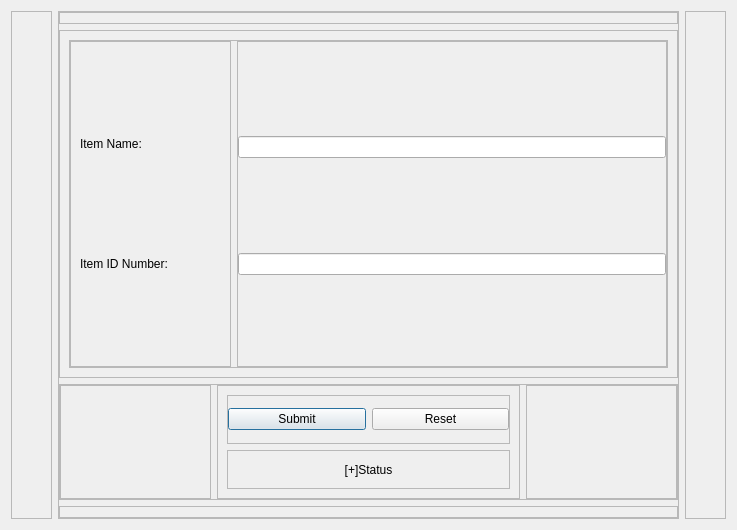
<?xml version="1.0" encoding="UTF-8"?>
<ui version="4.0">
 <class>Add_item</class>
 <widget class="QDialog" name="Add_item">
  <property name="geometry">
   <rect>
    <x>0</x>
    <y>0</y>
    <width>737</width>
    <height>530</height>
   </rect>
  </property>
  <property name="windowTitle">
   <string>Dialog</string>
  </property>
  <layout class="QHBoxLayout" name="horizontalLayout_5" stretch="1,15,1">
   <item>
    <widget class="QFrame" name="frame_12">
     <property name="frameShape">
      <enum>QFrame::StyledPanel</enum>
     </property>
     <property name="frameShadow">
      <enum>QFrame::Raised</enum>
     </property>
    </widget>
   </item>
   <item>
    <widget class="QFrame" name="frame_14">
     <property name="autoFillBackground">
      <bool>false</bool>
     </property>
     <property name="frameShape">
      <enum>QFrame::StyledPanel</enum>
     </property>
     <property name="frameShadow">
      <enum>QFrame::Raised</enum>
     </property>
     <layout class="QVBoxLayout" name="verticalLayout_2" stretch="1,30,10,1">
      <property name="leftMargin">
       <number>0</number>
      </property>
      <property name="topMargin">
       <number>0</number>
      </property>
      <property name="rightMargin">
       <number>0</number>
      </property>
      <property name="bottomMargin">
       <number>0</number>
      </property>
      <item>
       <widget class="QFrame" name="frame_5">
        <property name="frameShape">
         <enum>QFrame::StyledPanel</enum>
        </property>
        <property name="frameShadow">
         <enum>QFrame::Raised</enum>
        </property>
       </widget>
      </item>
      <item>
       <widget class="QFrame" name="frame_3">
        <property name="frameShape">
         <enum>QFrame::StyledPanel</enum>
        </property>
        <property name="frameShadow">
         <enum>QFrame::Raised</enum>
        </property>
        <layout class="QHBoxLayout" name="horizontalLayout" stretch="0">
         <item>
          <widget class="QFrame" name="frame">
           <property name="frameShape">
            <enum>QFrame::StyledPanel</enum>
           </property>
           <property name="frameShadow">
            <enum>QFrame::Raised</enum>
           </property>
           <layout class="QHBoxLayout" name="horizontalLayout_2" stretch="3,8">
            <property name="leftMargin">
             <number>0</number>
            </property>
            <property name="topMargin">
             <number>0</number>
            </property>
            <property name="rightMargin">
             <number>0</number>
            </property>
            <property name="bottomMargin">
             <number>0</number>
            </property>
            <item>
             <widget class="QFrame" name="frame_7">
              <property name="frameShape">
               <enum>QFrame::StyledPanel</enum>
              </property>
              <property name="frameShadow">
               <enum>QFrame::Raised</enum>
              </property>
              <layout class="QVBoxLayout" name="verticalLayout_3">
               <property name="topMargin">
                <number>45</number>
               </property>
               <property name="bottomMargin">
                <number>45</number>
               </property>
               <item>
                <widget class="QLabel" name="nameLabel">
                 <property name="text">
                  <string>Item Name:</string>
                 </property>
                </widget>
               </item>
               <item>
                <widget class="QLabel" name="idLabel">
                 <property name="text">
                  <string>Item ID Number:</string>
                 </property>
                </widget>
               </item>
              </layout>
             </widget>
            </item>
            <item>
             <widget class="QFrame" name="frame_6">
              <property name="frameShape">
               <enum>QFrame::StyledPanel</enum>
              </property>
              <property name="frameShadow">
               <enum>QFrame::Raised</enum>
              </property>
              <layout class="QVBoxLayout" name="verticalLayout">
               <property name="leftMargin">
                <number>0</number>
               </property>
               <property name="topMargin">
                <number>5</number>
               </property>
               <property name="rightMargin">
                <number>0</number>
               </property>
               <property name="bottomMargin">
                <number>0</number>
               </property>
               <item>
                <widget class="QLineEdit" name="nameField"/>
               </item>
               <item>
                <widget class="QLineEdit" name="idField"/>
               </item>
              </layout>
             </widget>
            </item>
           </layout>
          </widget>
         </item>
        </layout>
       </widget>
      </item>
      <item>
       <widget class="QFrame" name="frame_2">
        <property name="frameShape">
         <enum>QFrame::StyledPanel</enum>
        </property>
        <property name="frameShadow">
         <enum>QFrame::Raised</enum>
        </property>
        <layout class="QHBoxLayout" name="horizontalLayout_3" stretch="1,2,1">
         <property name="leftMargin">
          <number>0</number>
         </property>
         <property name="topMargin">
          <number>0</number>
         </property>
         <property name="rightMargin">
          <number>0</number>
         </property>
         <property name="bottomMargin">
          <number>0</number>
         </property>
         <item>
          <widget class="QFrame" name="frame_8">
           <property name="frameShape">
            <enum>QFrame::StyledPanel</enum>
           </property>
           <property name="frameShadow">
            <enum>QFrame::Raised</enum>
           </property>
          </widget>
         </item>
         <item>
          <widget class="QFrame" name="frame_10">
           <property name="frameShape">
            <enum>QFrame::StyledPanel</enum>
           </property>
           <property name="frameShadow">
            <enum>QFrame::Raised</enum>
           </property>
           <layout class="QVBoxLayout" name="verticalLayout_4" stretch="5,4">
            <item>
             <widget class="QFrame" name="buttonsFrame">
              <property name="frameShape">
               <enum>QFrame::StyledPanel</enum>
              </property>
              <property name="frameShadow">
               <enum>QFrame::Raised</enum>
              </property>
              <layout class="QHBoxLayout" name="horizontalLayout_4">
               <property name="leftMargin">
                <number>0</number>
               </property>
               <property name="topMargin">
                <number>0</number>
               </property>
               <property name="rightMargin">
                <number>0</number>
               </property>
               <property name="bottomMargin">
                <number>0</number>
               </property>
               <item>
                <widget class="QPushButton" name="submitButton">
                 <property name="text">
                  <string>Submit</string>
                 </property>
                </widget>
               </item>
               <item>
                <widget class="QPushButton" name="resetButton">
                 <property name="text">
                  <string>Reset</string>
                 </property>
                </widget>
               </item>
              </layout>
             </widget>
            </item>
            <item>
             <widget class="QFrame" name="frame_13">
              <property name="frameShape">
               <enum>QFrame::StyledPanel</enum>
              </property>
              <property name="frameShadow">
               <enum>QFrame::Raised</enum>
              </property>
              <layout class="QVBoxLayout" name="verticalLayout_5">
               <item>
                <widget class="QLabel" name="statusLabel">
                 <property name="text">
                  <string>[+]Status</string>
                 </property>
                 <property name="alignment">
                  <set>Qt::AlignCenter</set>
                 </property>
                </widget>
               </item>
              </layout>
             </widget>
            </item>
           </layout>
          </widget>
         </item>
         <item>
          <widget class="QFrame" name="frame_9">
           <property name="frameShape">
            <enum>QFrame::StyledPanel</enum>
           </property>
           <property name="frameShadow">
            <enum>QFrame::Raised</enum>
           </property>
          </widget>
         </item>
        </layout>
       </widget>
      </item>
      <item>
       <widget class="QFrame" name="frame_4">
        <property name="frameShape">
         <enum>QFrame::StyledPanel</enum>
        </property>
        <property name="frameShadow">
         <enum>QFrame::Raised</enum>
        </property>
       </widget>
      </item>
     </layout>
    </widget>
   </item>
   <item>
    <widget class="QFrame" name="frame_17">
     <property name="frameShape">
      <enum>QFrame::StyledPanel</enum>
     </property>
     <property name="frameShadow">
      <enum>QFrame::Raised</enum>
     </property>
    </widget>
   </item>
  </layout>
 </widget>
 <resources/>
 <connections/>
</ui>
